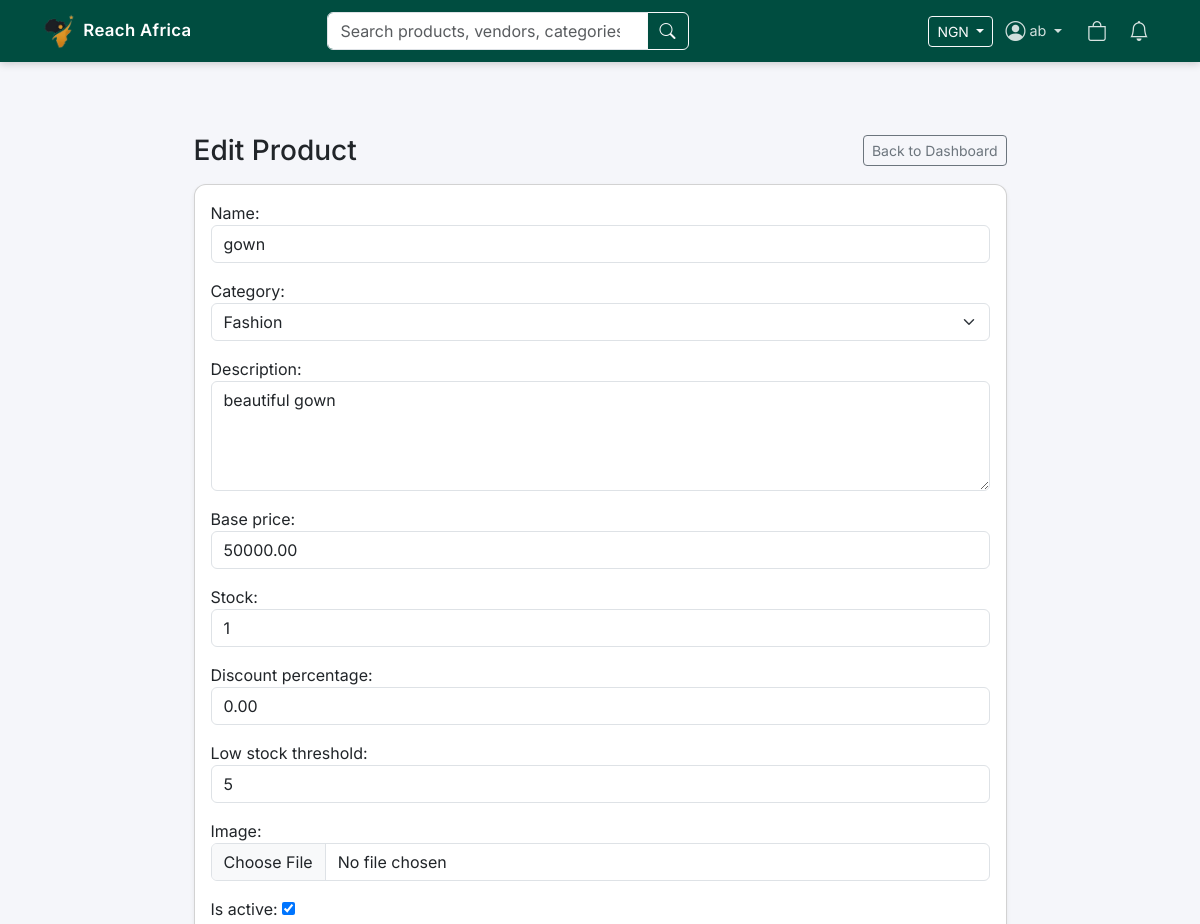
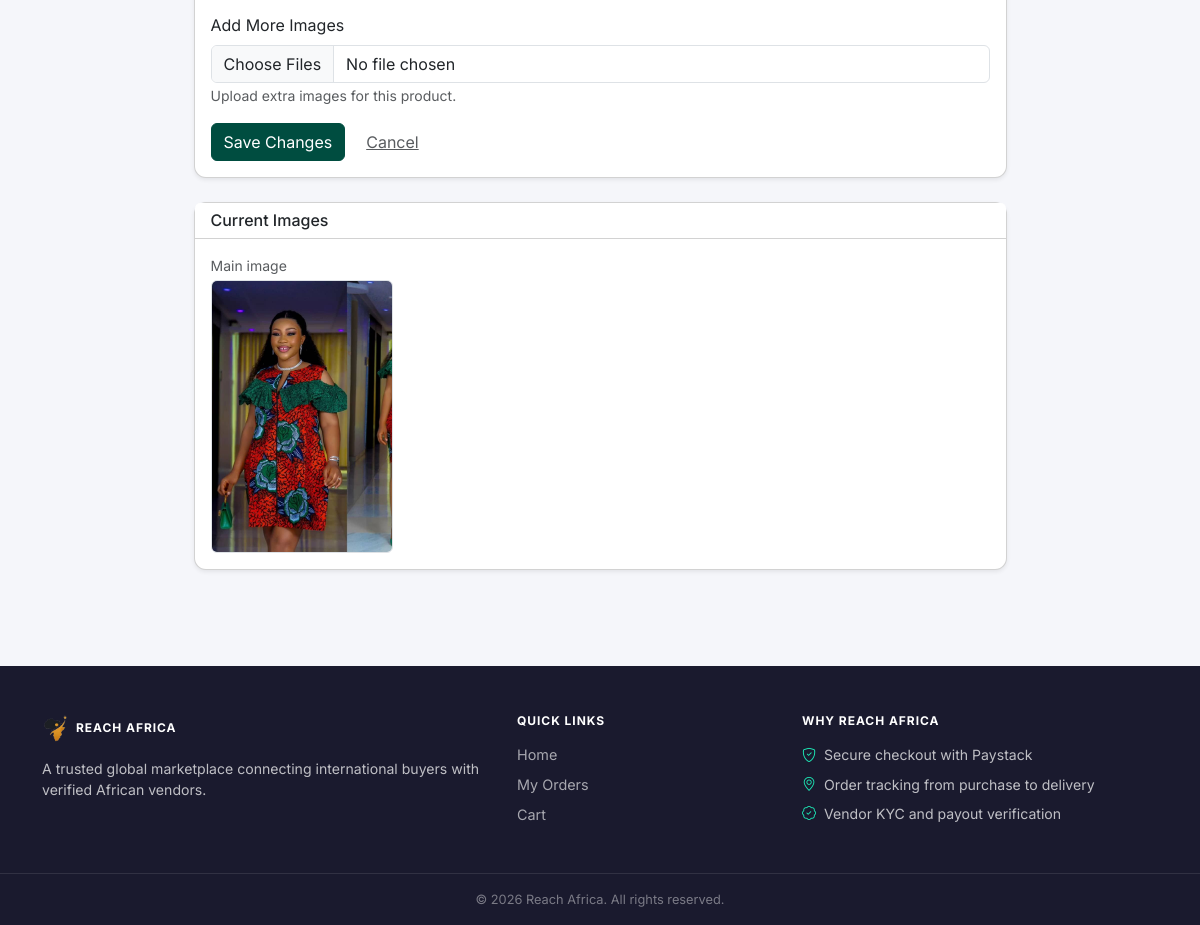
Screenshot of /vendor/product/1/edit/ (signed in) with the database file from the repository (2 pictures, top to bottom).
### users/models.py (models this page shows, shortened)
class User(AbstractUser):
    class CountryChoices(models.TextChoices):
        NIGERIA = 'NG', 'Nigeria'
        GHANA = 'GH', 'Ghana'
    class BusinessTypeChoices(models.TextChoices):
        SOLE_PROPRIETORSHIP = 'sole_proprietorship', 'Sole Proprietorship'
        LLC = 'llc', 'Limited Liability Company'
        PARTNERSHIP = 'partnership', 'Partnership'
        CORPORATION = 'corporation', 'Corporation'
        NONPROFIT = 'nonprofit', 'Non-Profit Organization'
        OTHER = 'other', 'Other'
    class IDTypeChoices(models.TextChoices):
        PASSPORT = 'passport', 'International Passport'
        DRIVERS_LICENSE = 'drivers_license', "Driver's License"
        VOTERS_CARD = 'voters_card', "Voter's Card"
        NATIONAL_ID = 'national_id', 'National ID Card'
    class KYCStageChoices(models.TextChoices):
        REGISTRATION = 'registration', 'Registration'
        BUSINESS_INFO = 'business_info', 'Business Information'
        IDENTITY = 'identity', 'Identity Verification'
        CONTACT = 'contact', 'Contact Verification'
        ADDRESS = 'address', 'Address Verification'
        BANKING = 'banking', 'Banking Details'
        GUARANTOR = 'guarantor', 'Guarantor Information'
        COMPLIANCE = 'compliance', 'Product Compliance'
        DOCUMENTS = 'documents', 'Document Upload'
        INTERNAL_CHECK = 'internal_check', 'Internal Checks (Admin)'
        QUALITY_ASSURANCE = 'quality_assurance', 'Quality Assurance (Admin)'
        VERIFIED_SELLER = 'verified_seller', 'Verified Seller'
        APPROVED = 'approved', 'Fully Approved'
        REJECTED = 'rejected', 'Rejected'
    username = None  # Remove username field
    phone_number = models.CharField(max_length=15, unique=True)
    balance = models.DecimalField(max_digits=12, decimal_places=2, default=0.00)
    shop_name = models.CharField(max_length=255, blank=True, null=True)
    shop_address = models.TextField(blank=True, null=True)
    bank_name = models.CharField(max_length=100, blank=True, null=True)
    bank_account_name = models.CharField(max_length=150, blank=True, null=True)
    bank_account_number = models.CharField(max_length=30, blank=True, null=True)
    id_document = models.ImageField(upload_to='kyc/documents/', blank=True, null=True)
    is_verified = models.BooleanField(default=False)  # Admin flips this switch
    kyc_rejection_reason = models.TextField(blank=True, null=True)
    business_registration_number = models.CharField(max_length=50, blank=True, null=True, verbose_name='CAC/Business Registration Number')
    business_type = models.CharField(max_length=30, choices=BusinessTypeChoices.choices, blank=True, null=True, verbose_name='Business Type')
    business_start_date = models.DateField(blank=True, null=True, verbose_name='Date Business Started')
    business_description = models.TextField(blank=True, null=True, verbose_name='Business Description')
    business_logo = models.ImageField(upload_to='kyc/logos/', blank=True, null=True, verbose_name='Business Logo')
    tin = models.CharField(max_length=20, blank=True, null=True, verbose_name='Tax Identification Number (TIN)')
    date_of_birth = models.DateField(blank=True, null=True)
    nationality = models.CharField(max_length=50, blank=True, null=True)
    nin = models.CharField(max_length=11, blank=True, null=True, unique=True, verbose_name='National Identification Number (NIN)')
    bvn = models.CharField(max_length=10, blank=True, null=True, unique=True, verbose_name='Bank Verification Number (BVN)')
    id_document_type = models.CharField(max_length=30, choices=IDTypeChoices.choices, blank=True, null=True, verbose_name='Government ID Type')
    liveness_selfie = models.ImageField(upload_to='kyc/selfies/', blank=True, null=True, verbose_name='Liveness/Selfie Verification')
    passport_photo = models.ImageField(upload_to='kyc/passports/', blank=True, null=True, verbose_name='Passport Photograph')
    whatsapp_number = models.CharField(max_length=15, blank=True, null=True)
    emergency_contact_name = models.CharField(max_length=100, blank=True, null=True)
    emergency_contact_phone = models.CharField(max_length=15, blank=True, null=True)
    home_address = models.TextField(blank=True, null=True)
    utility_bill = models.FileField(upload_to='kyc/utilities/', blank=True, null=True, verbose_name='Utility Bill')
    kyc_stage = models.CharField(
        max_length=30,
        choices=KYCStageChoices.choices,
        default=KYCStageChoices.REGISTRATION,
        verbose_name='KYC Stage'
    )
    kyc_submitted_at = models.DateTimeField(blank=True, null=True)
    kyc_approved_at = models.DateTimeField(blank=True, null=True)
    otp_phone_verified = models.BooleanField(default=False, verbose_name='Phone OTP Verified')
    otp_email_verified = models.BooleanField(default=False, verbose_name='Email OTP Verified')
    ROLE_CHOICES = (
        ('customer', 'Customer'),
        ('vendor', 'Vendor'),
        ('logistics', 'Logistics'),
        ('admin', 'Admin'),
    )
    role = models.CharField(max_length=10, choices=ROLE_CHOICES, default='customer')
    country = models.CharField(max_length=2, choices=CountryChoices.choices, default=CountryChoices.NIGERIA)
    USERNAME_FIELD = 'phone_number'
    REQUIRED_FIELDS = []
    objects = CustomUserManager()

### products/models.py (models this page shows, shortened)
class Product(models.Model):
    class CountryChoices(models.TextChoices):
        NIGERIA = 'NG', 'Nigeria'
        GHANA = 'GH', 'Ghana'
    vendor = models.ForeignKey(settings.AUTH_USER_MODEL, on_delete=models.CASCADE, limit_choices_to={'role': 'vendor'})
    category = models.ForeignKey(Category, on_delete=models.CASCADE)
    country = models.CharField(max_length=2, choices=CountryChoices.choices, default=CountryChoices.NIGERIA)
    name = models.CharField(max_length=255)
    description = models.TextField()
    base_price = models.DecimalField(max_digits=12, decimal_places=2)  # Price vendor receives
    markup_percentage = models.DecimalField(max_digits=5, decimal_places=2, default=10.00)  # Default markup of 10%
    image = models.ImageField(upload_to='products/')
    stock = models.PositiveIntegerField(default=1)
    discount_percentage = models.DecimalField(max_digits=5, decimal_places=2, default=0.00)
    low_stock_threshold = models.PositiveIntegerField(default=5)
    is_active = models.BooleanField(default=True)
    created_at = models.DateTimeField(auto_now_add=True)
    is_promoted = models.BooleanField(default=False)
    promotion_expires_at = models.DateTimeField(null=True, blank=True)

class Category(models.Model):
    name = models.CharField(max_length=100)
    slug = models.SlugField(unique=True)
    def __str__(self):
        return self.name

### products/views.py (the view)
# urls.py: path('product/<int:product_id>/edit/', views.edit_product, name='edit_product'),
@login_required
def edit_product(request, product_id):
    if request.user.role != 'vendor':
        return redirect('home')
    product = get_object_or_404(Product, id=product_id, vendor=request.user)
    if request.method == 'POST':
        form = ProductForm(request.POST, request.FILES, instance=product)
        if form.is_valid():
            form.save()
            for image in request.FILES.getlist('additional_images'):
                ProductImage.objects.create(product=product, image=image)
            return redirect('vendor_dashboard')
    else:
        form = ProductForm(instance=product)
    gallery_images = product.images.all().order_by('created_at')
    return render(
        request,
        'products/edit_product.html',
        {
            'form': form,
            'product': product,
            'gallery_images': gallery_images,
        },
    )

### templates/products/edit_product.html (shortened to what this page needs)
{% extends 'base.html' %}
{% block content %}
<div class="container py-5">
    <div class="row justify-content-center">
        <div class="col-lg-9">
            <div class="d-flex justify-content-between align-items-center mb-3">
                <h3 class="mb-0">Edit Product</h3>
                <a href="{% url 'vendor_dashboard' %}" class="btn btn-outline-secondary btn-sm">Back to Dashboard</a>
            </div>
            <div class="card shadow-sm mb-4">
                <div class="card-body">
                    <form method="POST" enctype="multipart/form-data">
                        {{ form.as_p }}
                        <div class="mb-3">
                            <label for="additionalImages" class="form-label">Add More Images</label>
                            <input type="file" name="additional_images" id="additionalImages" class="form-control" multiple accept="image/*">
                            <small class="text-muted">Upload extra images for this product.</small>
                        </div>
                        <div class="d-flex gap-2">
                            <button type="submit" class="btn btn-primary">Save Changes</button>
                            <a href="{% url 'vendor_dashboard' %}" class="btn btn-link text-muted">Cancel</a>
                        </div>
                    </form>
                </div>
            </div>
            <div class="card shadow-sm">
                <div class="card-header bg-white">
                    <h6 class="mb-0">Current Images</h6>
                </div>
                <div class="card-body">
                    <div class="row g-3">
                        <div class="col-6 col-md-3">
                            <small class="text-muted d-block mb-1">Main image</small>
                            <img src="{{ product.image.url }}" alt="{{ product.name }}" class="img-fluid rounded border">
                        </div>
                    </div>
                </div>
            </div>
        </div>
    </div>
</div>
{% endblock %}

### templates/base.html (shortened to what this page needs)
{% load static currency_tags %}
<!DOCTYPE html>
<html lang="en">
<head>
    <link href="https://cdn.jsdelivr.net/npm/bootstrap@5.3.3/dist/css/bootstrap.min.css" rel="stylesheet">
    <link rel="stylesheet" href="https://cdn.jsdelivr.net/npm/bootstrap-icons@1.11.3/font/bootstrap-icons.min.css">
    <link rel="stylesheet" href="{% static 'css/style.css' %}">
</head>
<body>
    <nav class="navbar navbar-expand-lg navbar-dark ra-navbar">
        <div class="container">
            <a class="navbar-brand d-flex align-items-center gap-2" href="{% url 'home' %}">
                <img src="{% static 'images/RA-small2.png' %}" alt="Reach Africa">
                <span class="fw-semibold brand-title">Reach Africa</span>
            </a>
            <div class="collapse navbar-collapse" id="navbarMain">
                <form class="d-flex mx-auto search-form" action="{% url 'home' %}" method="GET">
                    <div class="input-group">
                        <input class="form-control" type="search" name="q"
                               placeholder="Search products, vendors, categories…"
                               aria-label="Search" value="{{ query|default:'' }}">
                        <button class="btn btn-outline-light" type="submit"><i class="bi bi-search"></i></button>
                    </div>
                </form>
                <ul class="navbar-nav ms-auto align-items-center gap-1">
                    {% if currencies %}
                    <li class="nav-item dropdown">
                        <button class="btn btn-outline-light btn-sm dropdown-toggle" type="button" id="currencyDropdown"
                                data-bs-toggle="dropdown" aria-expanded="false">
                            {{ selected_currency.code }}
                        </button>
                    </li>
                    {% endif %}
                    {% if user.is_authenticated %}
                        <li class="nav-item dropdown">
                            <a class="nav-link dropdown-toggle d-flex align-items-center gap-1" href="#" id="userMenu"
                               role="button" data-bs-toggle="dropdown" aria-expanded="false">
                                <i class="bi bi-person-circle fs-5"></i>
                                <span class="d-none d-lg-inline">{{ user.first_name|default:user.phone_number }}</span>
                            </a>
                        </li>
                    {% else %}
                        <li class="nav-item"><a class="nav-link" href="{% url 'login' %}">Login</a></li>
                        <li class="nav-item"><a class="btn btn-light btn-sm ms-1 fw-semibold" href="{% url 'register' %}">Sign Up</a></li>
                    {% endif %}
                    <li class="nav-item">
                        <a href="{% url 'cart_detail' %}" class="icon-btn ms-1" title="Cart" aria-label="Cart">
                            <i class="bi bi-bag fs-5"></i>
                        </a>
                    </li>
                    {% if user.is_authenticated and user.role == 'vendor' %}
                    <li class="nav-item">
                        <a class="icon-btn" href="{% url 'vendor_notifications' %}" title="Notifications" aria-label="Notifications">
                            <i class="bi bi-bell fs-5"></i>
                        </a>
                    </li>
                    {% endif %}
                </ul>
            </div>
        </div>
    </nav>
    <main class="main-shell">
    <div class="container mt-4">
        {% block content %}{% endblock %}
    </div>
    </main>
    <footer class="site-footer mt-5">
        <div class="container py-5">
            <div class="row g-4">
                <div class="col-lg-5">
                    <div class="d-flex align-items-center gap-2 mb-3">
                        <img src="{% static 'images/RA-small2.png' %}" alt="Reach Africa" style="height:28px;">
                        <h6 class="text-uppercase fw-bold mb-0">Reach Africa</h6>
                    </div>
                    <p class="mb-0">
                        A trusted global marketplace connecting international buyers with verified African vendors.
                    </p>
                </div>
                <div class="col-lg-3 col-md-6">
                    <h6 class="text-uppercase fw-bold mb-3">Quick Links</h6>
                    <ul class="list-unstyled mb-0">
                        <li class="mb-2"><a href="{% url 'home' %}">Home</a></li>
                        <li class="mb-2"><a href="{% url 'order_history' %}">My Orders</a></li>
                        <li><a href="{% url 'cart_detail' %}">Cart</a></li>
                    </ul>
                </div>
                <div class="col-lg-4 col-md-6">
                    <h6 class="text-uppercase fw-bold mb-3">Why Reach Africa</h6>
                    <ul class="list-unstyled mb-0">
                        <li class="mb-2"><i class="bi bi-shield-check me-2" style="color:var(--ra-accent);"></i>Secure checkout with Paystack</li>
                        <li class="mb-2"><i class="bi bi-geo-alt me-2" style="color:var(--ra-accent);"></i>Order tracking from purchase to delivery</li>
                        <li><i class="bi bi-patch-check me-2" style="color:var(--ra-accent);"></i>Vendor KYC and payout verification</li>
                    </ul>
                </div>
            </div>
        </div>
        <div class="text-center py-3 footer-bottom">
            © {% now "Y" %} Reach Africa. All rights reserved.
        </div>
    </footer>
</body>
</html>

### rows the page displays
User: first_name "ab"
Product: name "gown", category "Fashion", description "beautiful gown", base_price "50000.00", stock "1", discount_percentage "0.00", low_stock_threshold "5", is_active "☑", image (picture)

### other values shown
{{ selected_currency.code }} "NGN"
